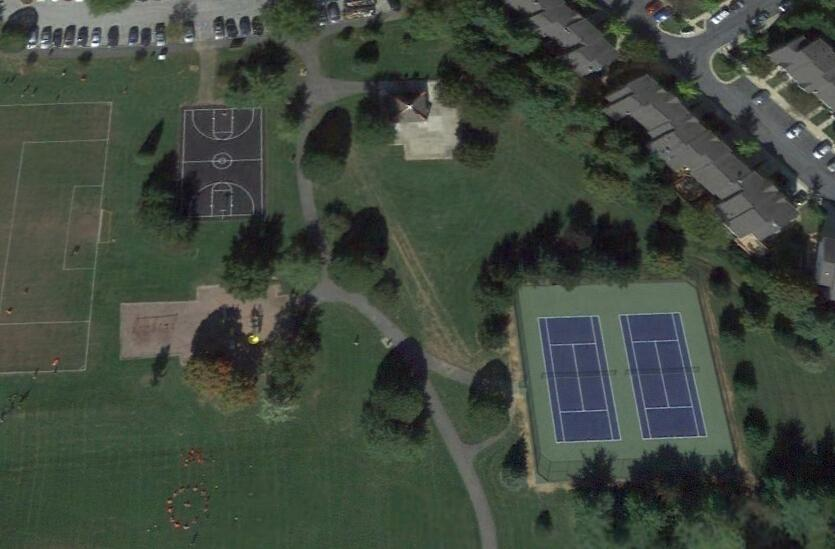
#> input picture images/149.jpg, 835 x 549 px, found by its file name
$ python tenniscontours.py
#> lines starting #> are read from the running program, lines starting #| are printed output that depends on the picture; after the words box and inside, x2 and y2 are one past the last pixel; in counts of white or black regions, pixels touching at a corner belong together
"""
!! WORK IN PROGRESS - still not functional !!

Detect tennis courts from aerial satellite images using geometric
approach with lines and contours (continuous lines).

Portions of code derived from:
- Mask Loop: https://stackoverflow.com/questions/55496402/detecting-tennis-court-lines-intercepts
- Contour filtering: https://stackoverflow.com/questions/61166180/detect-rectangles-in-opencv-4-2-0-using-python-3-7
"""

import numpy as np
import cv2

# Constants
MIN_RGB = 0           # darkest RGB pixels to keep
MIN_THRESHOLD = 100   # below this RGB value will be converted to black
KERNEL_SIZE = 9

# read image
img = cv2.imread('images/149.jpg')
#> img is the input picture: shape (549, 835, 3); mean B, G, R 62.7, 73.7, 64.8

# define the list of colour boundaries (keeping only light to white colours)
boundaries = [([MIN_RGB, MIN_RGB, MIN_RGB], [255, 255, 255])]

# loop over the boundaries and filter out (mask) dark pixels
for (lower, upper) in boundaries:
    # create NumPy arrays from the boundaries
    lower = np.array(lower, dtype="uint8")
    upper = np.array(upper, dtype="uint8")

    # find the colors within the specified boundaries and apply the mask
    mask = cv2.inRange(img, lower, upper)
    output = cv2.bitwise_and(img, img, mask=mask)

# convert image to grayscale and apply thresholding (pixel becomes only B or W)
gray = cv2.cvtColor(output, cv2.COLOR_BGR2GRAY)
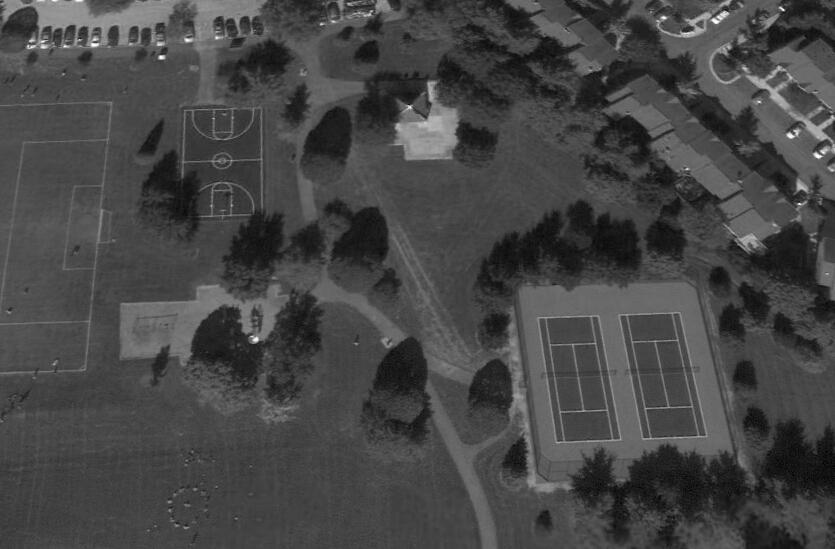
#> gray: shape (549, 835); min 1, max 254, mean 69.8
ret, thresh = cv2.threshold(gray, MIN_THRESHOLD, 255, cv2.THRESH_BINARY)
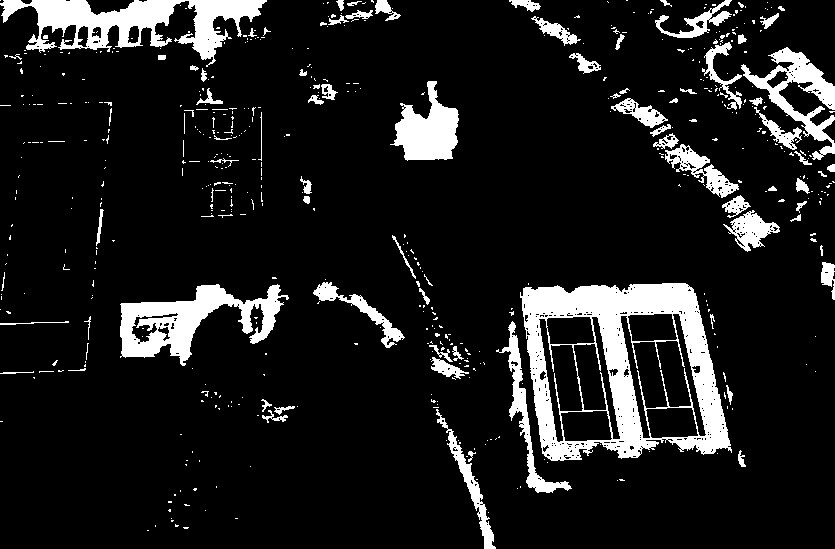
#> thresh: shape (549, 835); 11.3% white; 548 white regions (466 under 20 px), largest, box (x1, y1, x2, y2) and area: (520, 283, 732, 461) 15996, (0, 0, 267, 67) 7213, (120, 284, 289, 366) 5614
#> ret = 100
# thresh = cv2.adaptiveThreshold(gray, 255, cv2.ADAPTIVE_THRESH_GAUSSIAN_C,
#                              cv2.THRESH_BINARY, 11, 2)

# detect edges
blur = cv2.GaussianBlur(thresh, (KERNEL_SIZE, KERNEL_SIZE), 1)
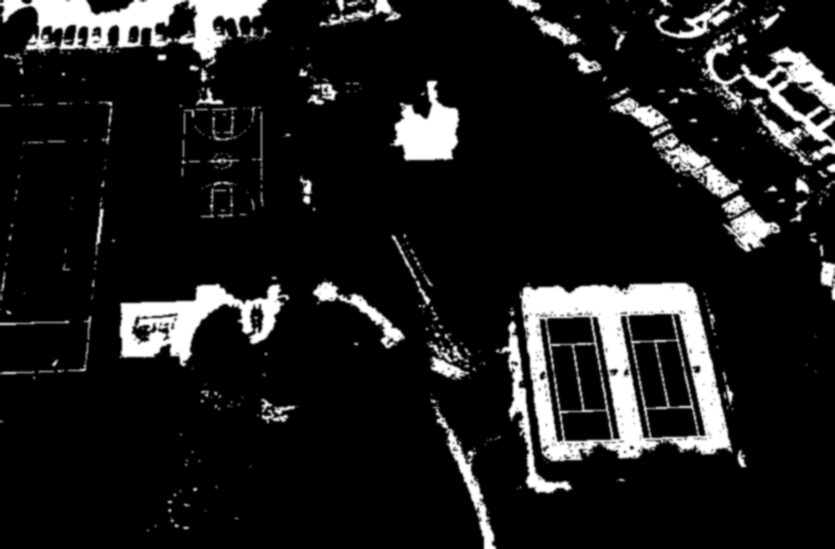
#> blur: shape (549, 835); min 0, max 255, mean 28.8
canny = cv2.Canny(blur, 10, 50)
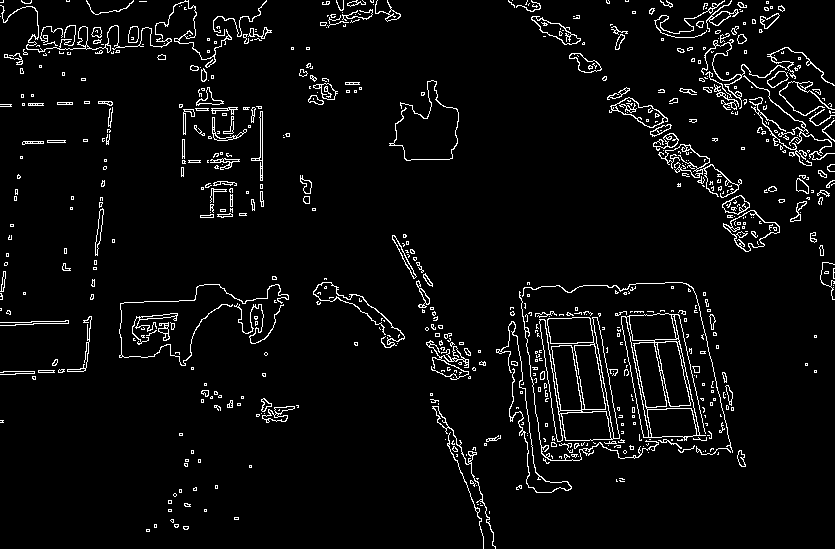
#> canny: shape (549, 835); 4.5% white in thin lines or dots

# find all contours (curves joining continuous pts, having same color or intensity)
contours = cv2.findContours(canny, cv2.RETR_TREE, cv2.CHAIN_APPROX_NONE)[0]
#> contours = 1161 contours, 953 with area under 20; largest, box (x1, y1, x2, y2) and area: (621, 313, 706, 441) 6734, (539, 317, 620, 442) 5166, (551, 345, 582, 411) 1352, (634, 342, 667, 408) 1332, (657, 341, 691, 407) 1328

# only draw contours that meet filter criteria (rectangles of minimum size)
count_contours = 0

for cnt in contours:
    epsilon = 0.05*cv2.arcLength(cnt, True)
    approx = cv2.approxPolyDP(cnt, epsilon, True)
    if cv2.contourArea(cnt) > 1000 and len(approx) == 4:
        cv2.drawContours(img, [cnt], 0, (0, 255, 0), 2)
        x, y, w, h = cv2.boundingRect(approx)
        cv2.putText(img, "tennis court", (x, y),
                    cv2.FONT_HERSHEY_SIMPLEX, 0.6, (255, 0, 0), 2)
        count_contours += 1
#> this loop made 1161 passes
#> (epsilon, x, y, w, h) on passes 361, 363, 366, 378, 380, 382, 384, 389, 537, 544: (7.47, 562, 412, 49, 28), (8.8, 552, 346, 29, 65), (6.79, 549, 318, 44, 25), (33.07, 621, 315, 85, 123), (7.37, 647, 408, 50, 30), (8.82, 635, 343, 31, 64), (8.83, 658, 342, 32, 64), (7.06, 630, 315, 46, 25), (9.44, 723, 210, 57, 42), (14.15, 723, 210, 57, 42)
#> (epsilon, approx) on passes 1, 3, 5, 7, 10, 11: (0.5, [[146, 529], [146, 531], [149, 531], [149, 529]]), (0.741, [[183, 526], [184, 529], [188, 528], [188, 526]]), (0.641, [[174, 524], [175, 527], [178, 526], [178, 524]]), (0.5, [[154, 524], [154, 527], [156, 527], [156, 524]]), (0.454, [[170, 520], [172, 519], [173, 521], [172, 522]]), (0.6, [[234, 517], [234, 519], [238, 519], [238, 517]])
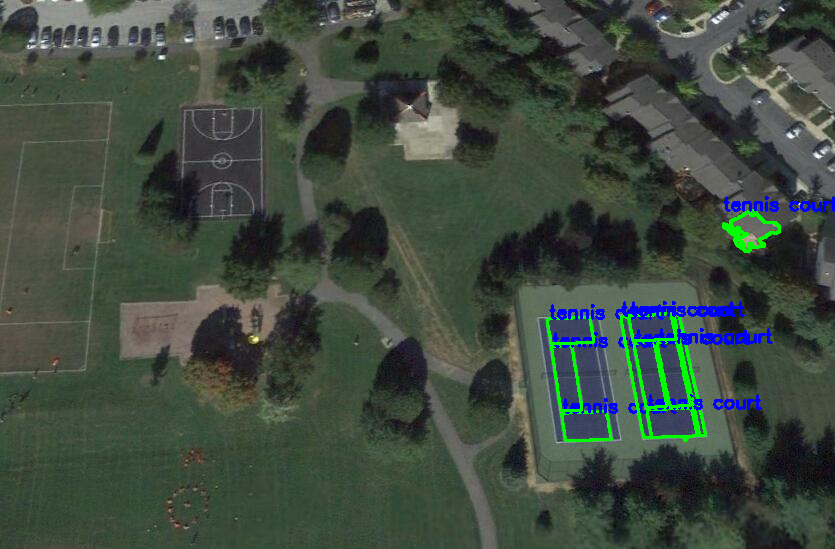
#> img: shape (549, 835, 3); 2.15% of pixels changed, all inside (x1, y1, x2, y2) = (546, 196, 835, 442)
#> after the loop, count_contours = 10

# display original image with contours drawn
print("# of contours is :" + str(count_contours))
#| # of contours is :10
cv2.imshow('Contours', img)
cv2.waitKey(0)

$ run again, with images/140.jpg copied over images/149.jpg
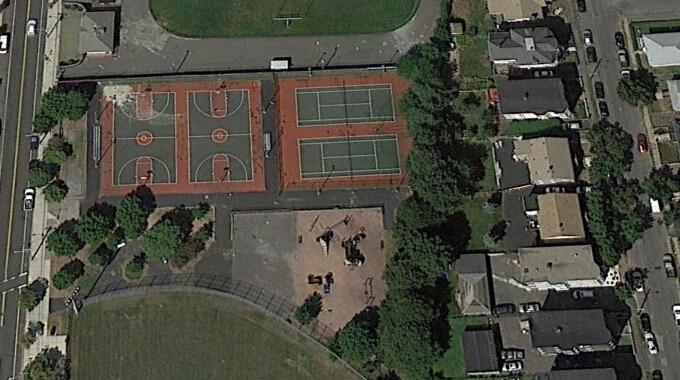
#> input picture images/140.jpg, 680 x 380 px, found by its file name
#> img is the input picture: shape (380, 680, 3); mean B, G, R 65.8, 76.3, 76.6
#> `ret, thresh = cv2.threshold(gray, MIN_THRESHOLD, 255, cv2.THRESH_BINARY)`:
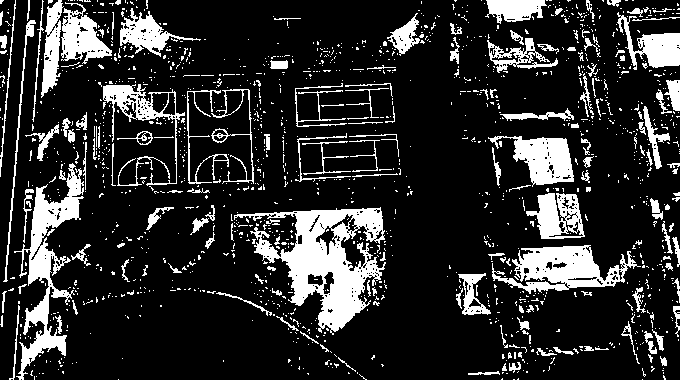
#> thresh: shape (380, 680); 17.7% white; 1466 white regions (1303 under 20 px), largest, box (x1, y1, x2, y2) and area: (234, 207, 386, 335) 7600, (14, 163, 84, 380) 4328, (492, 245, 641, 294) 3471
#> ret = 100
#> canny: shape (380, 680); 12.6% white in thin lines or dots
#> contours = 1979 contours, 1640 with area under 20; largest, box (x1, y1, x2, y2) and area: (181, 88, 255, 187) 5748, (299, 132, 400, 176) 2818, (188, 90, 252, 182) 2714, (487, 135, 574, 201) 2426, (505, 136, 574, 193) 2240
#> the loop `for cnt in contours:` made 1979 passes
#> (epsilon, x, y, w, h, count_contours) on passes 847, 1094: (28.3, 526, 193, 60, 43, 1), (22.28, 299, 134, 99, 39, 2)
#> after the loop `for cnt in contours:`:
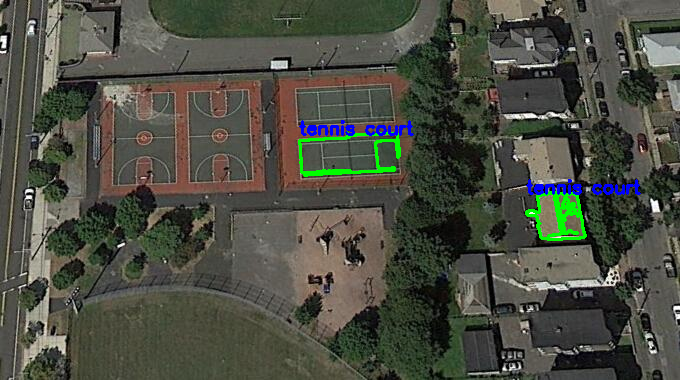
#> img: shape (380, 680, 3); 1.43% of pixels changed, all inside (x1, y1, x2, y2) = (298, 120, 641, 241)
#> after the loop `for cnt in contours:`: count_contours = 2
#| # of contours is :2

$ run again, with images/146.jpg copied over images/149.jpg
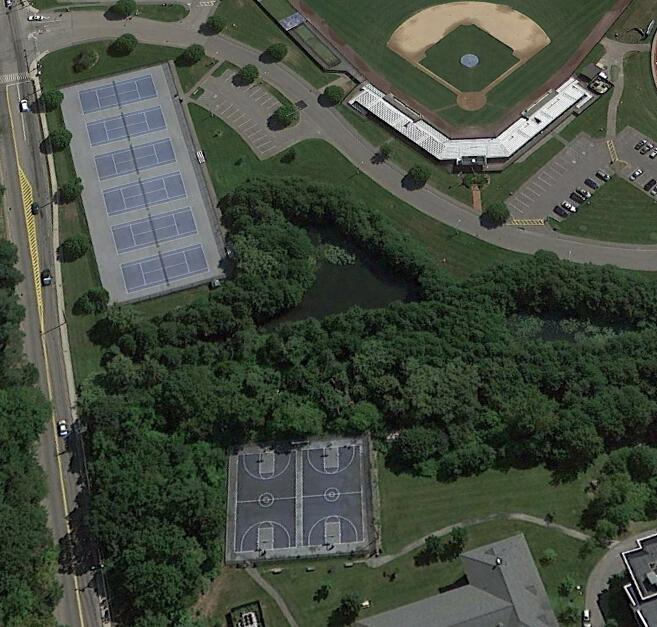
#> input picture images/146.jpg, 657 x 627 px, found by its file name
#> img is the input picture: shape (627, 657, 3); mean B, G, R 63.6, 75.7, 68.2
#> `ret, thresh = cv2.threshold(gray, MIN_THRESHOLD, 255, cv2.THRESH_BINARY)`:
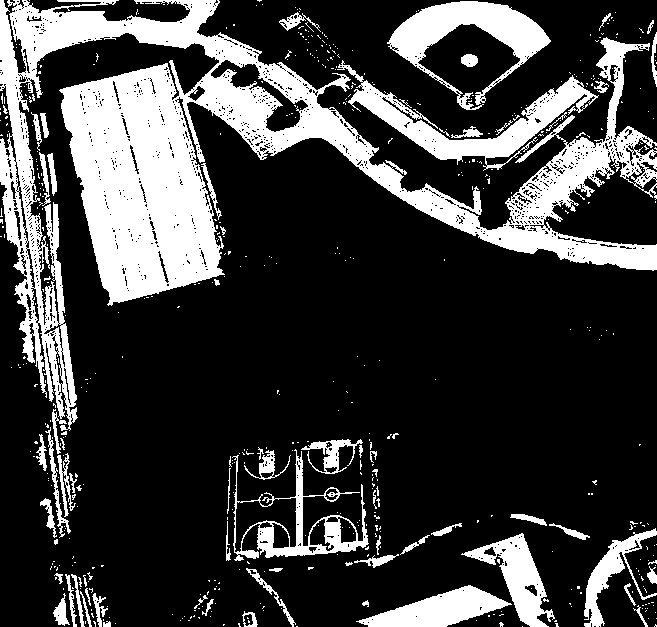
#> thresh: shape (627, 657); 23.9% white; 560 white regions (494 under 20 px), largest, box (x1, y1, x2, y2) and area: (0, 0, 657, 431) 65904, (337, 60, 599, 171) 6204, (387, 1, 551, 110) 5950
#> ret = 100
#> canny: shape (627, 657); 7.3% white in thin lines or dots
#> contours = 1522 contours, 1269 with area under 20; largest, box (x1, y1, x2, y2) and area: (387, 1, 551, 111) 10526, (387, 1, 551, 111) 9987, (197, 0, 599, 223) 7321, (348, 76, 594, 165) 5410, (0, 33, 220, 537) 4528
#> the loop `for cnt in contours:` made 1522 passes
#> (epsilon, x, y, w, h, count_contours) on passes 1024, 1468: (120.1, 107, 97, 550, 209, 1), (41.12, 348, 94, 246, 71, 2)
#> after the loop `for cnt in contours:`:
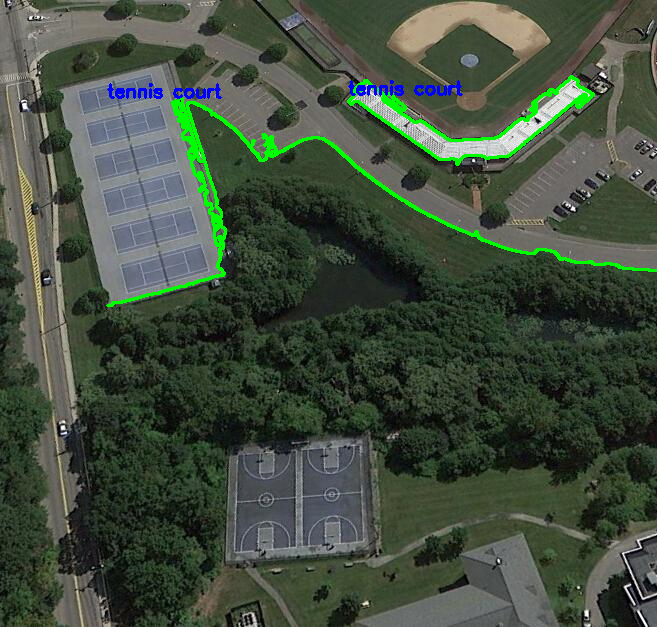
#> img: shape (627, 657, 3); 2.07% of pixels changed, all inside (x1, y1, x2, y2) = (106, 75, 657, 307)
#> after the loop `for cnt in contours:`: count_contours = 2
#| # of contours is :2

$ run again, with images/147.jpg copied over images/149.jpg
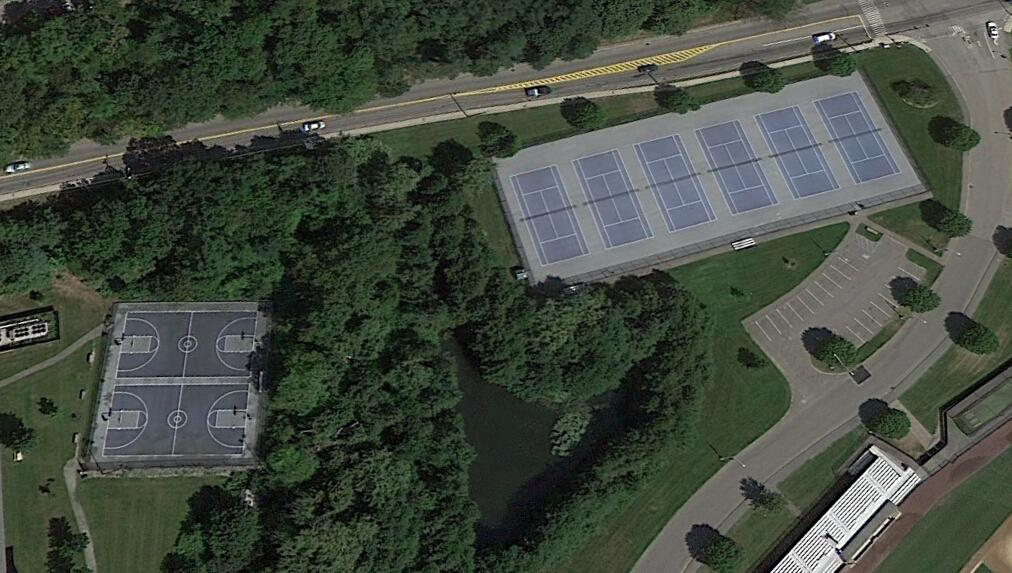
#> input picture images/147.jpg, 1012 x 573 px, found by its file name
#> img is the input picture: shape (573, 1012, 3); mean B, G, R 63, 74.2, 66.2
#> `ret, thresh = cv2.threshold(gray, MIN_THRESHOLD, 255, cv2.THRESH_BINARY)`:
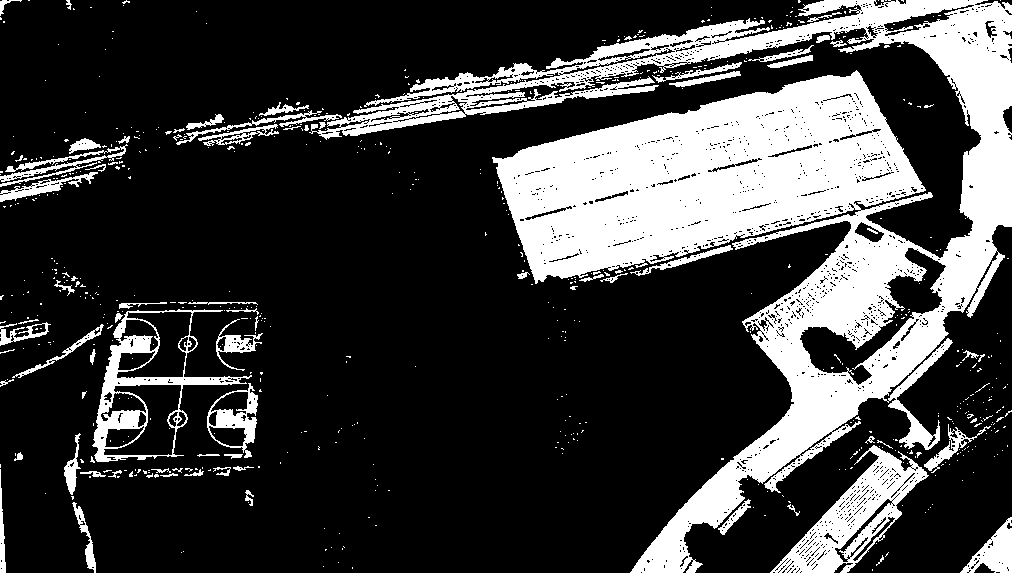
#> thresh: shape (573, 1012); 24.3% white; 647 white regions (575 under 20 px), largest, box (x1, y1, x2, y2) and area: (309, 0, 1012, 573) 113739, (770, 445, 929, 573) 6860, (92, 309, 252, 462) 4688
#> ret = 100
#> canny: shape (573, 1012); 6.5% white in thin lines or dots
#> contours = 2167 contours, 1899 with area under 20; largest, box (x1, y1, x2, y2) and area: (492, 70, 969, 284) 53086, (492, 70, 926, 284) 52721, (92, 306, 267, 462) 7708, (348, 8, 869, 118) 6510, (366, 18, 770, 106) 5022
#> the loop `for cnt in contours:` made 2167 passes
#> (epsilon, x, y, w, h, count_contours) on passes 1428, 1440: (98.88, 492, 70, 477, 214, 1), (82.19, 492, 70, 434, 214, 2)
#> after the loop `for cnt in contours:`:
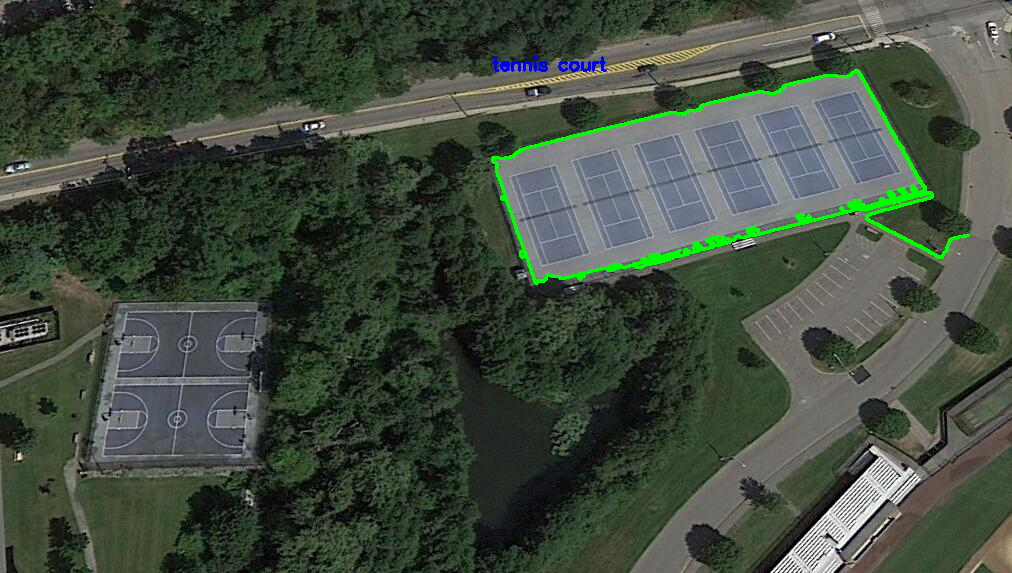
#> img: shape (573, 1012, 3); 1.14% of pixels changed, all inside (x1, y1, x2, y2) = (491, 56, 970, 285)
#> after the loop `for cnt in contours:`: count_contours = 2
#| # of contours is :2
